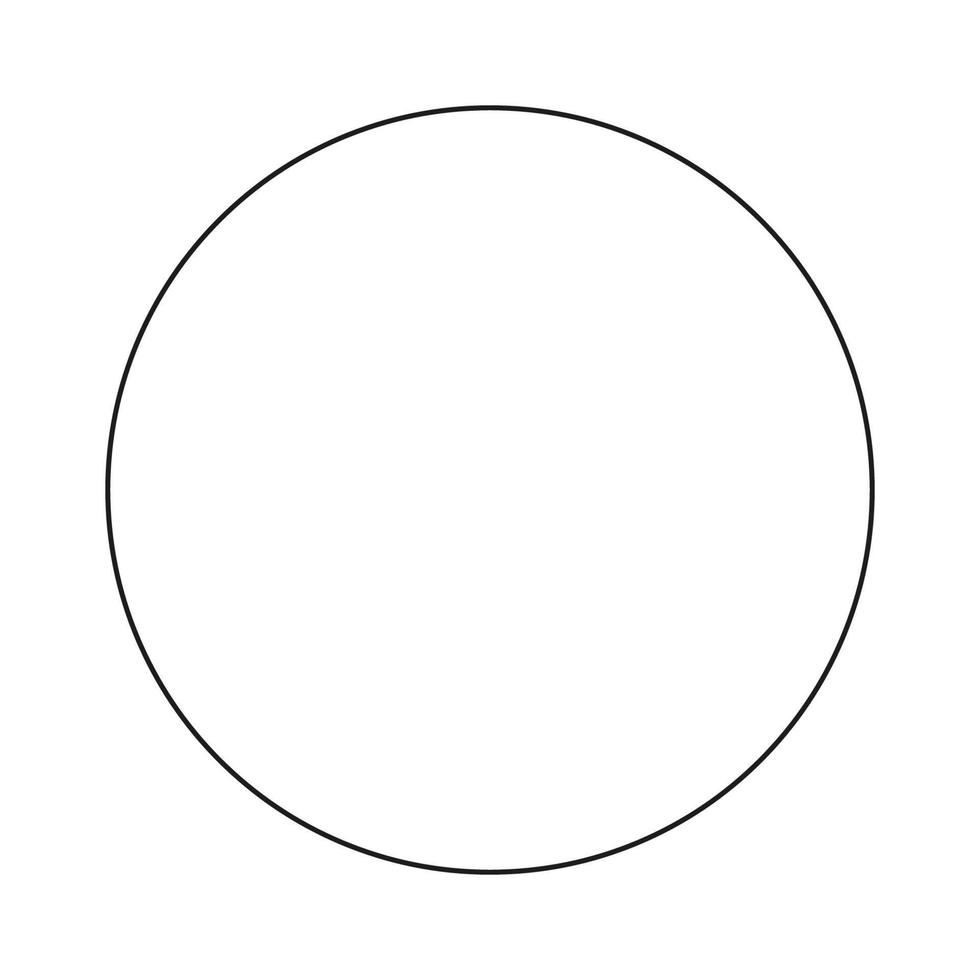
#> input picture TP_1/CirculoReferencia.jpg, 980 x 980 px, given in place of the camera
$ python main_part1.py
#> lines starting #> are read from the running program, lines starting #| are printed output that depends on the picture; after the words box and inside, x2 and y2 are one past the last pixel; in counts of white or black regions, pixels touching at a corner belong together
#> further down, frame is the input picture: shape (980, 980, 3); min 0, max 255, mean 252

import cv2 as cv
import numpy as np
import os
import csv

C = [] # PASAR A IMAGENES, UNA IMAGEN POR FIGURA
X = []
Y = []

if os.name == "nt":
  webcam = cv.VideoCapture(0, cv.CAP_DSHOW) # WINDOWS
elif os.name == "posix":
  webcam = cv.VideoCapture(0) # LINUX / OS

cv.namedWindow("Manual")
cv.createTrackbar("Umbral", "Manual", 40, 255, lambda x: None)
cv.createTrackbar("Morfologico", "Manual", 3, 20, lambda x: None)
cv.createTrackbar("Area", "Manual", 300, 5000, lambda x: None)
cv.createTrackbar("Umbral_Match", "Manual", 0, 100, lambda x: None)

def umbral_manual(frame):
  t = cv.getTrackbarPos("Umbral", "Manual")
  _, th_manual = cv.threshold(frame, t, 255, cv.THRESH_BINARY_INV)
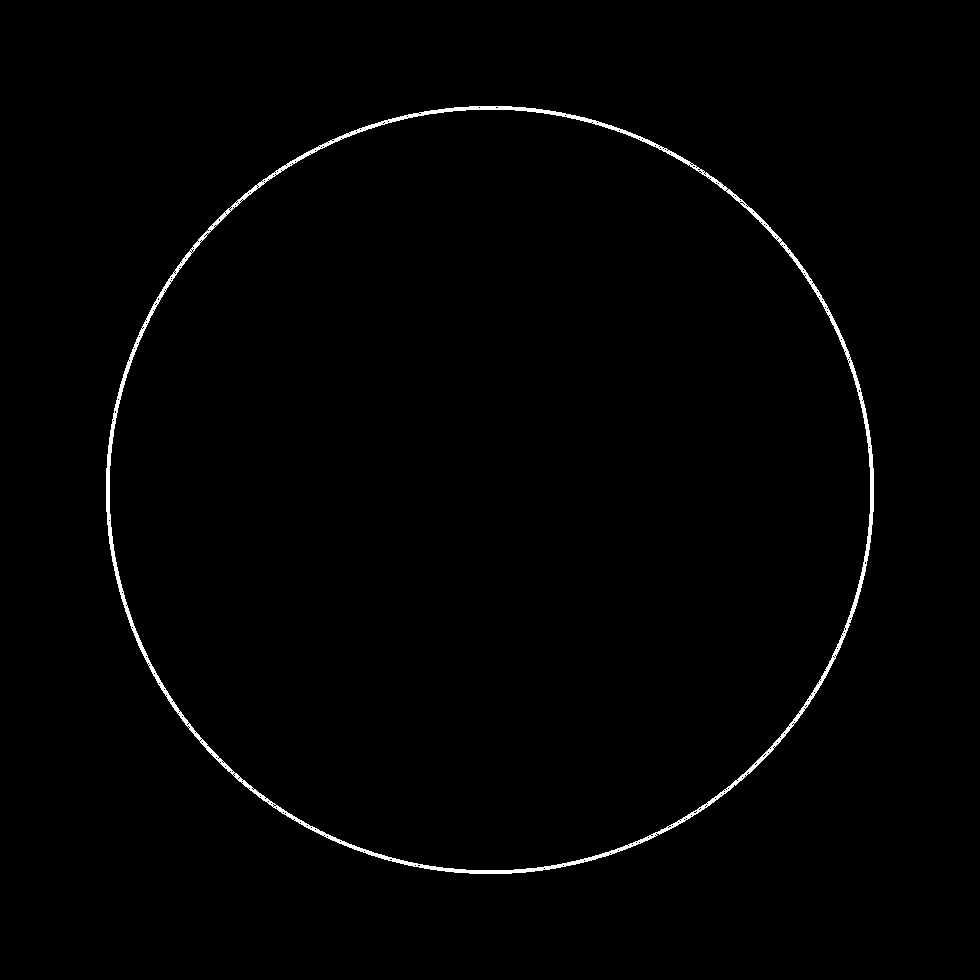
#> th_manual: shape (980, 980); 0.95% white; 1 white region, box (x1, y1, x2, y2) and area: (106, 106, 874, 874) 9127
  return th_manual

def umbral_otsu(frame):
  _, th_otsu = cv.threshold(frame, 0, 255, cv.THRESH_BINARY_INV + cv.THRESH_OTSU)
  return th_otsu

def umbral_triangle(frame):
  _, th_triangle = cv.threshold(frame, 0, 255, cv.THRESH_BINARY_INV + cv.THRESH_TRIANGLE)
  return th_triangle

def operaciones_morfologicas(frame):
  ksize = cv.getTrackbarPos("Morfologico", "Manual")
  if ksize < 1: ksize = 1
  kernel = cv.getStructuringElement(cv.MORPH_RECT, (ksize, ksize))

  op_clean = cv.morphologyEx(frame, cv.MORPH_OPEN, kernel)
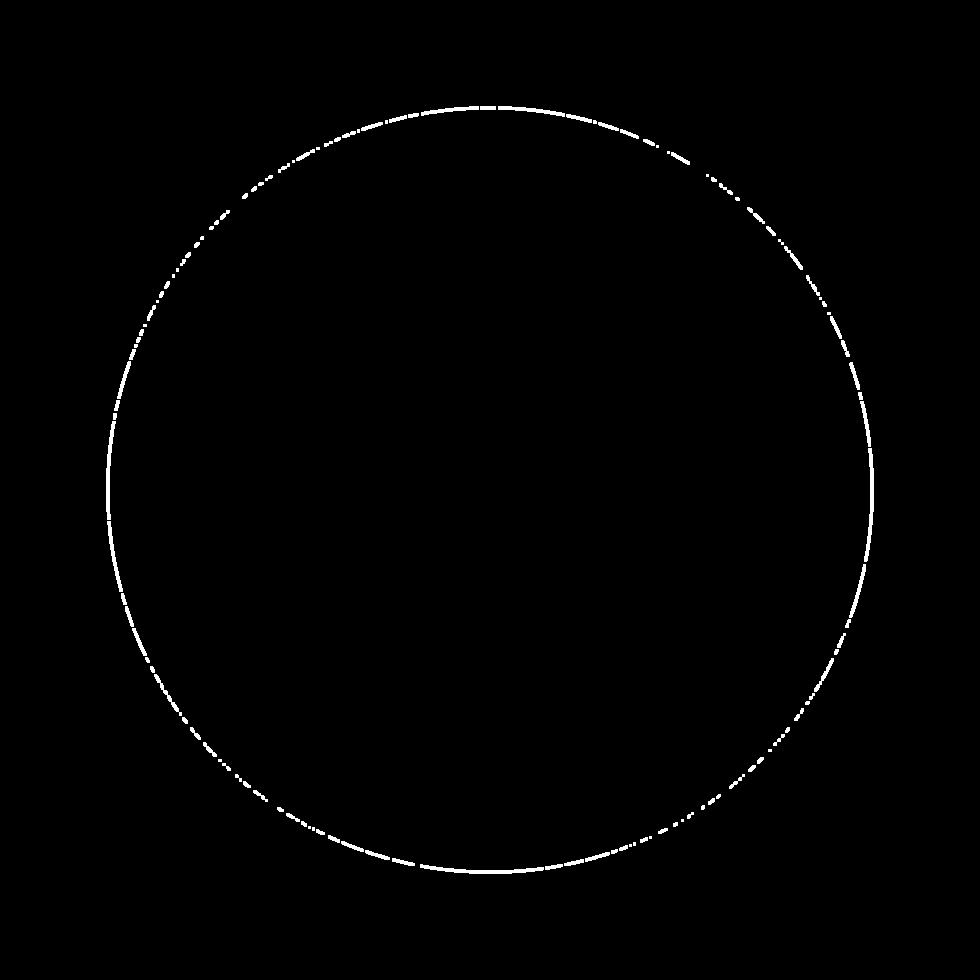
#> op_clean: shape (980, 980); 0.77% white; 123 white regions (30 under 20 px), largest, box (x1, y1, x2, y2) and area: (420, 864, 544, 874) 483, (864, 448, 874, 562) 446, (106, 421, 116, 520) 389
  op_clean = cv.morphologyEx(op_clean, cv.MORPH_CLOSE, kernel)
#> op_clean: shape (980, 980); 0.78% white; 62 white regions (12 under 20 px)

  return op_clean

def buscar_contornos(frame):
  contornos, _ = cv.findContours(frame, cv.RETR_EXTERNAL, cv.CHAIN_APPROX_NONE)
#> contornos = 62 contours, 26 with area under 20; largest, box (x1, y1, x2, y2) and area: (106, 324, 150, 663) 974, (324, 106, 639, 147) 884, (845, 362, 874, 628) 762, (420, 842, 636, 874) 608, (328, 835, 415, 866) 250
  min_area = cv.getTrackbarPos("Area", "Manual")
  contornos_filtrados = [cnt for cnt in contornos if cv.contourArea(cnt) > min_area]
#> contornos_filtrados = 4 contours; box (x1, y1, x2, y2) and area: (106, 324, 150, 663) 974, (324, 106, 639, 147) 884, (845, 362, 874, 628) 762, (420, 842, 636, 874) 608
  return contornos_filtrados

def guardar_dataset():
  with open('data.csv', 'a', newline='') as file:
    writer = csv.writer(file)
    for x_row, y_val in zip(X, Y):
        writer.writerow(x_row + [y_val])

while True:
  ret, frame = webcam.read()

  if not ret: break

  gray = cv.cvtColor(frame, cv.COLOR_BGR2GRAY)

  frame_thresold = umbral_manual(gray)

  frame_morfo = operaciones_morfologicas(frame_thresold)

  contornos = buscar_contornos(frame_morfo)
#> contornos has the same summary as contornos_filtrados in buscar_contornos

  print(len(contornos))
#| 4

  for contorno in contornos:
    #cv.drawContours(frame, [contorno], -1, (0,255,0), 2)

    x, y, w, h = cv.boundingRect(contorno)
#> x = 420; y = 842; w = 216; h = 32

    umbral_match = cv.getTrackbarPos("Umbral_Match", "Manual") / 100

    #if C:
    mejor_coincidencia = None
    menor_distancia = float('inf')
    for index, contorno_ref in enumerate(C):
      distancia = cv.matchShapes(contorno, contorno_ref, cv.CONTOURS_MATCH_I1, 0.0)
      if distancia < menor_distancia:
          menor_distancia = distancia
          mejor_coincidencia = Y[index]
#> after the loop, menor_distancia = inf

    if menor_distancia < umbral_match:
      cv.putText(frame, f"{mejor_coincidencia}", (x, y-10),
                cv.FONT_HERSHEY_SIMPLEX, 0.5, (0,255,0), 1)
      cv.rectangle(frame, (x, y), (x+w, y+h), (0, 255, 0), 2)
    else:
      cv.putText(frame, "Desconocido", (x, y-10),
                cv.FONT_HERSHEY_SIMPLEX, 0.5, (255,0,0), 1)
      cv.rectangle(frame, (x, y), (x+w, y+h), (255, 0, 0), 2)
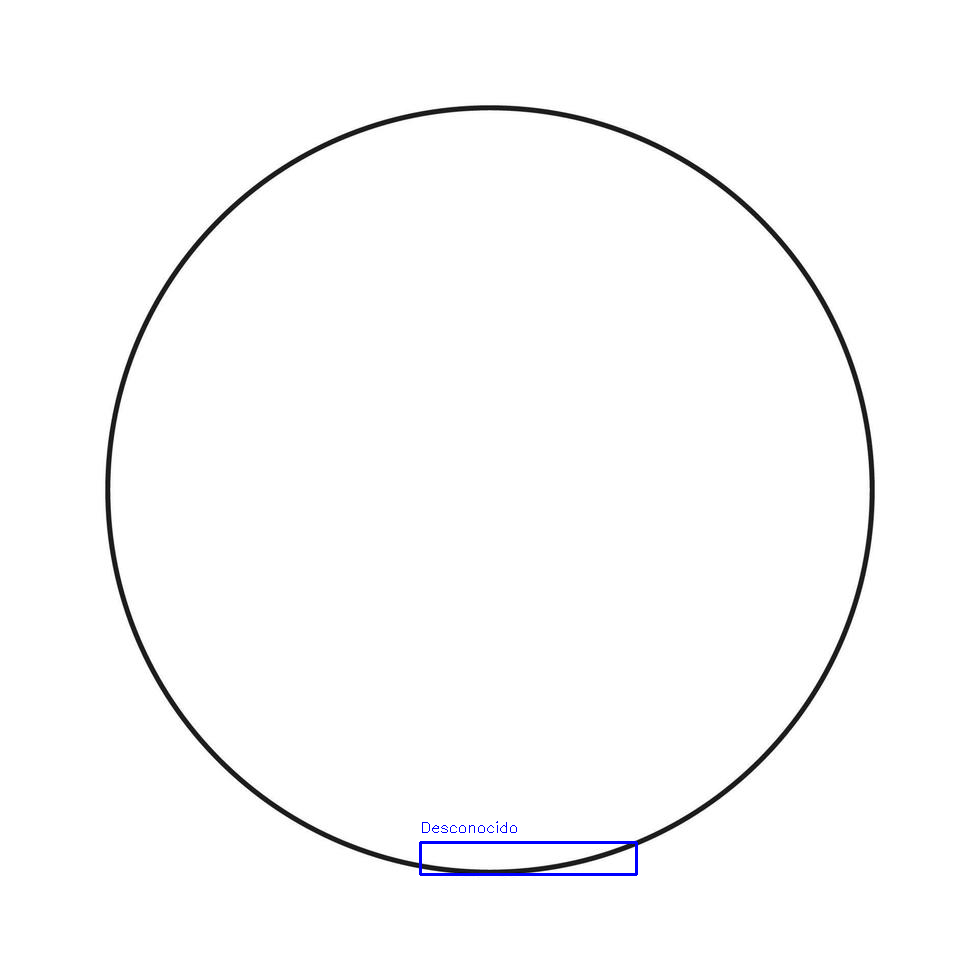
#> frame: shape (980, 980, 3); mean B, G, R 252.1, 251.6, 251.6
    #else:
    #  cv.putText(frame, "Sin informacion", (x, y-10),
    #              cv.FONT_HERSHEY_SIMPLEX, 0.5, (0,0,255), 1)

  cv.imshow("Debug", frame_morfo)
  cv.imshow("Manual", frame)
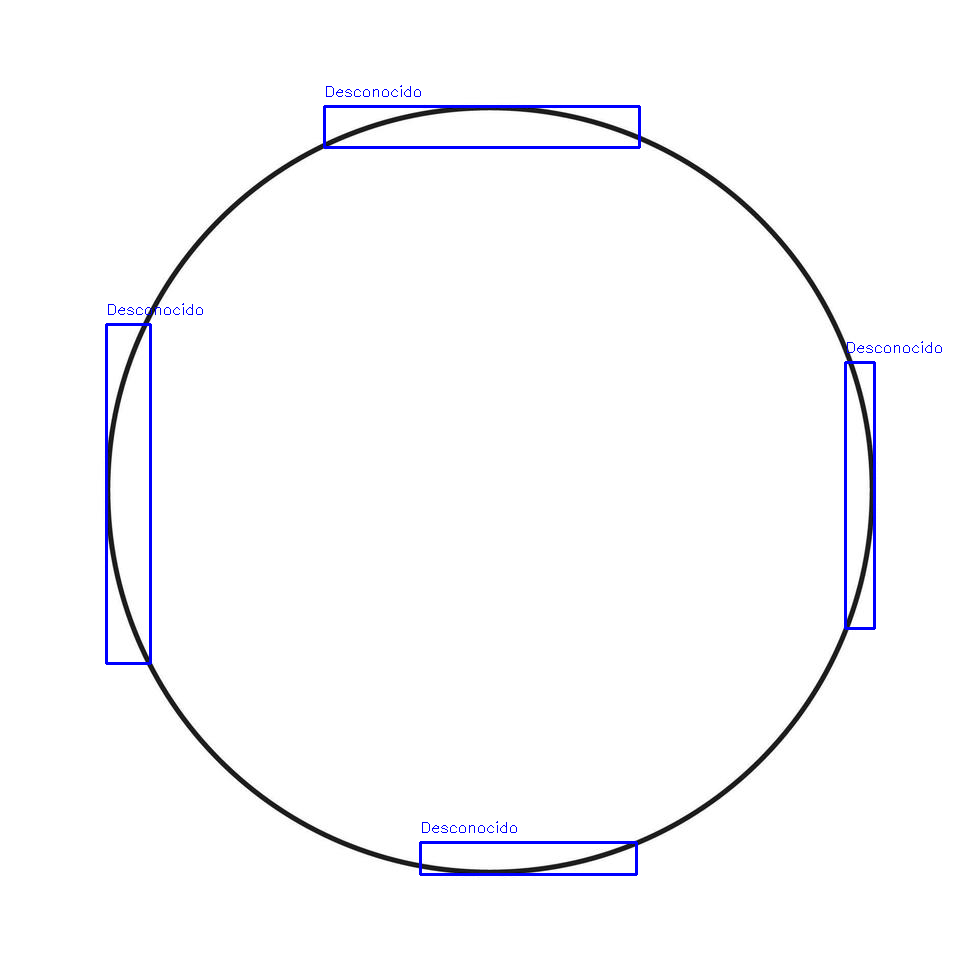
#> window 'Manual': shape (980, 980, 3); mean B, G, R 252.2, 249.9, 249.9

  key = cv.waitKey(30) & 0xFF
#> (key q is pressed here)

  # [7 lines of commented-out code are left out]
  if key == ord('q'):
    break


#guardar_dataset()
webcam.release()
cv.destroyAllWindows()
